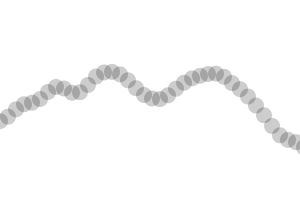
Frame 1 (no input)
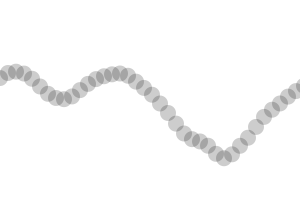
Frame 60 (the mouse pressed at the canvas centre just before this capture)
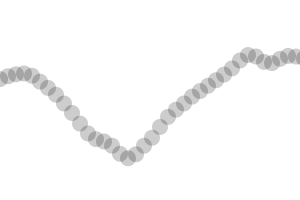
Frame 120 (the mouse held since frame 60 and released just before this capture)

The Processing sketch that drew these frames (run headless with seeded random() and noise(); from frame 60 on, the mouse is pressed at the canvas centre):

// Processing sketch: processing_28256
// ── processing_28256.pde

/**
 * Noise Wave
 * by Daniel Shiffman.  
 * 
 * Using Perlin Noise to generate a wave-like pattern. 
 * 
 * Created 2 May 2005
 */
 
int xspacing = 8;   // How far apart should each horizontal location be spaced
int w;              // Width of entire wave

float yoff = 0.0f;        // 2nd dimension of perlin noise
float[] yvalues;          // Using an array to store height values for the wave (not entirely necessary)

void setup() {

  int w=600;
  int h=200;
  size(300 , 200);
  frameRate(30);
  colorMode(RGB,255,255,255,255);
  smooth();
  w = 600+16;
  yvalues = new float[w/xspacing];
}

void draw() {
  background(255);
  calcWave();
  renderWave();

}

void calcWave() {
  float dx = 0.05f;
  float dy = 0.01f;
  float amplitude = 100.0f;

  // Increment y ('time')
  yoff += dy;

  //float xoff = 0.0;  // Option #1
  float xoff = yoff; // Option #2

  for (int i = 0; i < yvalues.length; i++) {
    // Using 2D noise function
    //yvalues[i] = (2*noise(xoff,yoff)-1)*amplitude; // Option #1
    // Using 1D noise function
    yvalues[i] = (2*noise(xoff)-1)*amplitude;    // Option #2
    xoff+=dx;
  }

}

void renderWave() {
  // A simple way to draw the wave with an ellipse at each location
  for (int x = 0; x < yvalues.length; x++) {
    noStroke();
    fill(0,50);
    ellipseMode(CENTER);
    ellipse(x*xspacing,200/2+yvalues[x],16,16);
  }
}
